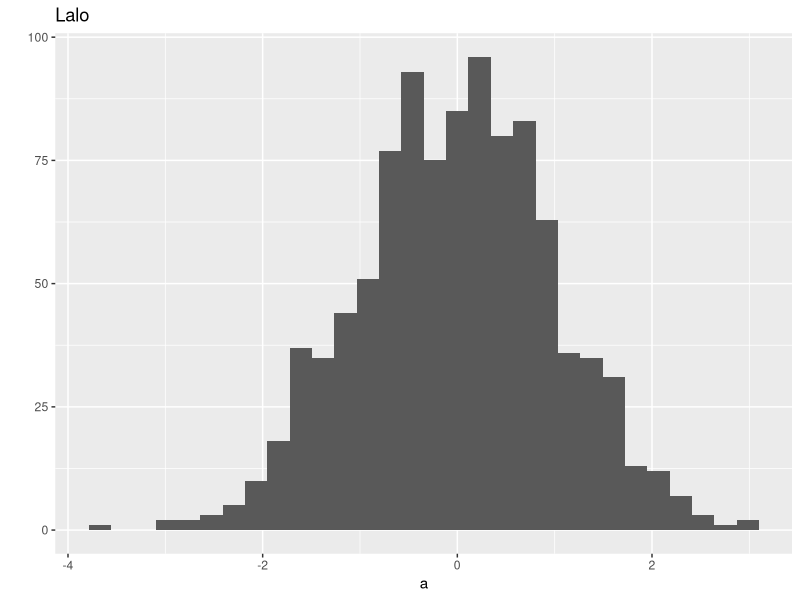
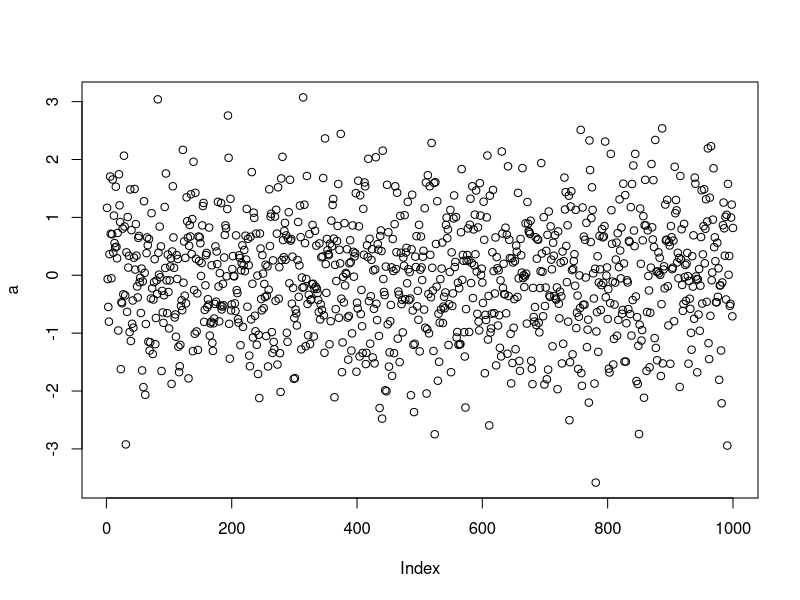
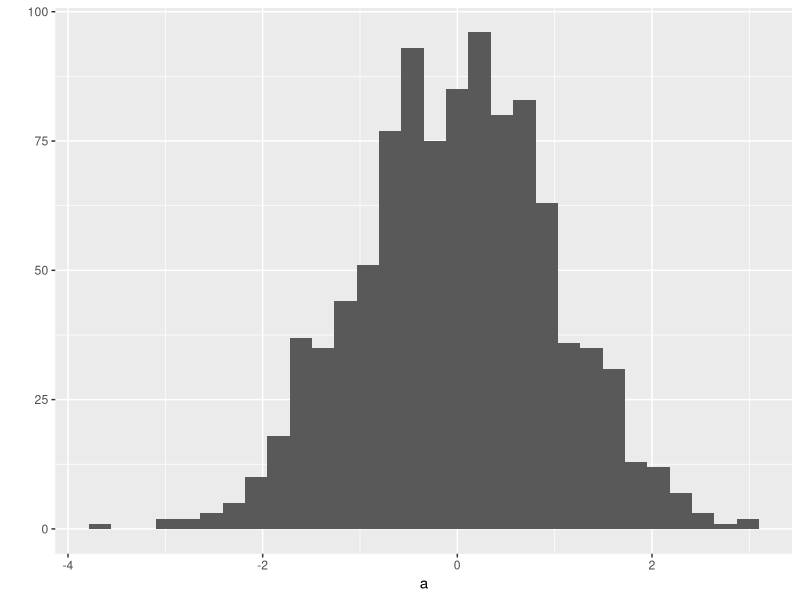

Write R code to recreate these figures, in order. (Note: this script raises an error after producing the figures.)
library(ggplot2)
a <- rnorm(1000)
qplot(a,main='Lalo')
plot(a)
library("ggplot2")
qplot(a)

m <- rnorm(1000,0,1, main = "Mario")
plot(m)
